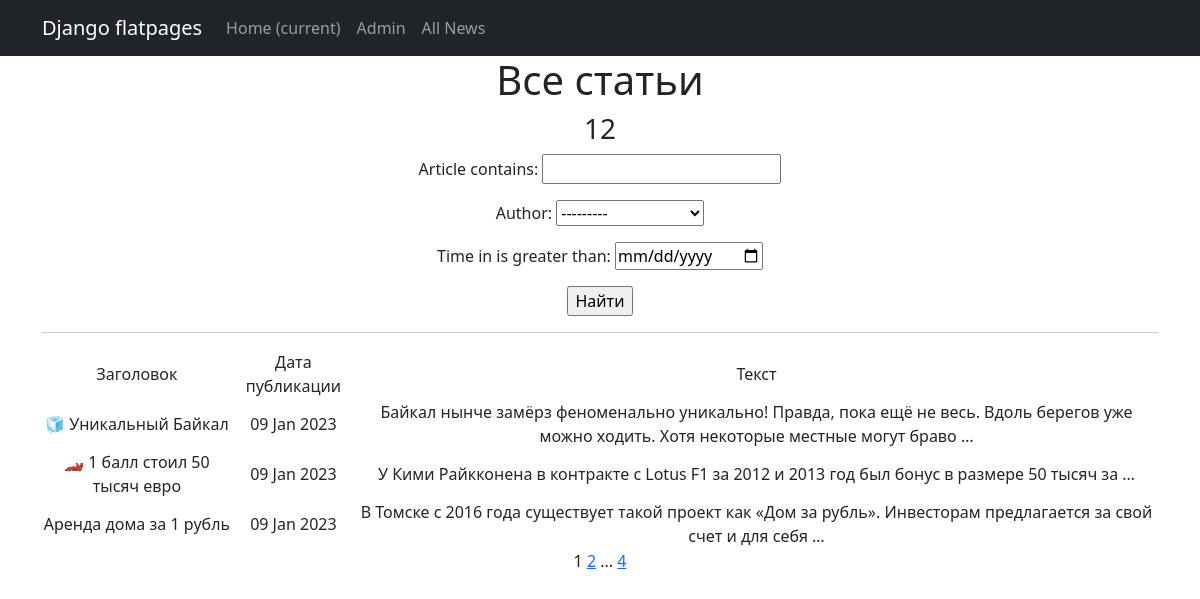
The page /news/ on the database as committed earlier.
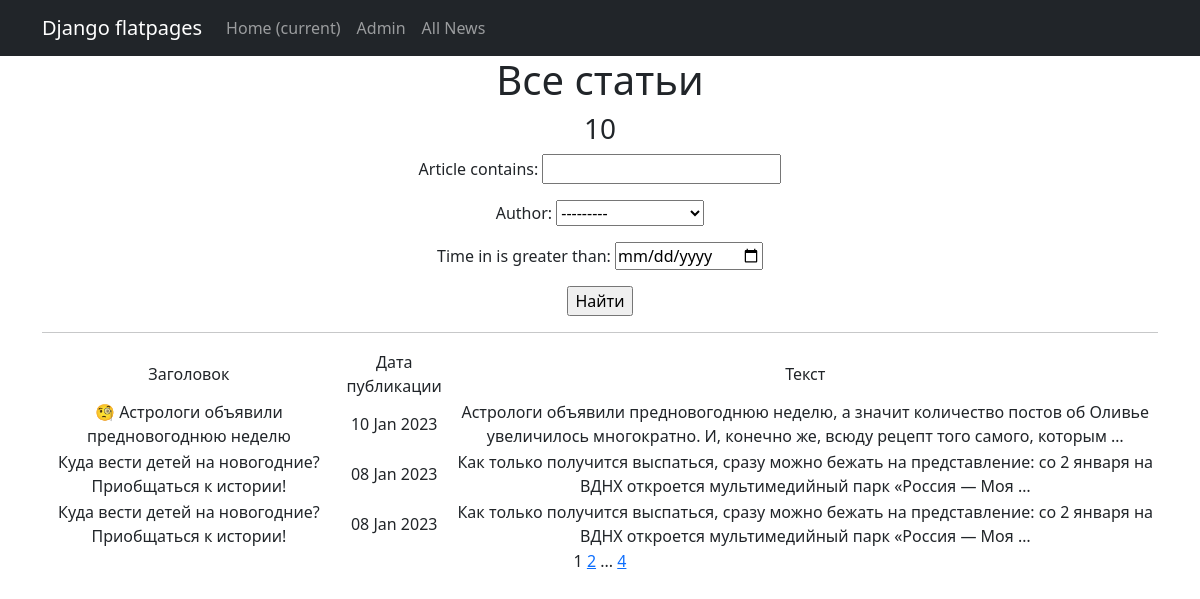
The same page on the database as committed later.
### news/models.py (models this page shows, shortened)
class Post(models.Model):
    author = models.ForeignKey(Author, on_delete=models.CASCADE) # связь «один ко многим» с моделью Author;
    position = models.CharField(max_length=255, choices=POSITION) # поле с выбором — «статья» или «новость»;
    time_in = models.DateTimeField(auto_now_add=True) # автоматически добавляемая дата и время создания;
    category = models.ManyToManyField(Category, through='PostCategory') # связь «многие ко многим» с моделью Category (с дополнительной моделью PostCategory);
    article = models.CharField(max_length=255)  # заголовок статьи/новости;
    text = models.TextField() # текст статьи/новости;
    rating = models.FloatField(default=0.0) # рейтинг статьи/новости.

### news/views.py (the view)
# urls.py: path('', PostsList.as_view(), name='news_list'),
class PostsList(ListView):
    model = Post
    ordering = '-time_in'
    template_name = 'news_list.html'
    context_object_name = 'news_list'
    paginate_by = 3  # вот так мы можем указать количество записей на странице
    def get_queryset(self):
        queryset = super().get_queryset()
        self.filterset = PostFilter(self.request.GET, queryset)
        return self.filterset.qs
    def get_context_data(self, **kwargs):
        context = super().get_context_data(**kwargs)
        context['news_count'] = Post.objects.all()
        context['filterset'] = self.filterset
        context['next_sale'] = None
        return context

### news/templatetags/custom_filters.py (called while the page is built)
@register.filter()
def censor(value):
    try:
        if not isinstance(value, str):
            raise CensorException('Error')
        v = value
        for word in WORDS:
            if word in v:
                v = v.replace(word, f'{word[:1]}{len(word[1:])*"*"}')
            if word.capitalize() in v:
                v = v.replace(word.capitalize(), f'{word[:1].capitalize()}{len(word[1:])*"*"}')
        return v
    except CensorException as e:
        print(e)

### news/templatetags/custom_tags.py (called while the page is built)
@register.simple_tag(takes_context=True)
def url_replace(context, **kwargs):
   d = context['request'].GET.copy()
   for k, v in kwargs.items():
       d[k] = v
   return d.urlencode()

### templates/news_list.html (shortened to what this page needs)
{% extends 'flatpages/default.html' %}
{% load custom_filters %}
{% load custom_tags %}
{% block content %}
   <h1>Все статьи</h1>
   <h3>{{ news_count|length }}</h3>
   <form action="" method="get">
       {{ filterset.form.as_p }}
       <input type="submit" value="Найти" />
   </form>
    <hr>
   {% if news_list %}
       <table>
           <tr>
               <td>Заголовок</td>
               <td>Дата публикации</td>
               <td>Текст</td>
           </tr>
           {% for news in news_list %}
           <tr>
               <td>{{ news.article|censor }}</td>
               <td>{{ news.time_in|date:'d M Y' }}</td>
               <td>{{ news.text|censor|truncatewords:20}}</td>
           </tr>
           {% endfor %}
       </table>
   {% else %}
       <h2>Статей нет!</h2>
   {% endif %}
   {{ page_obj.number }}
   {% if page_obj.has_next %}
       <a href="?{% url_replace page=page_obj.next_page_number %}">{{ page_obj.next_page_number }}</a>
       {% if paginator.num_pages != page_obj.next_page_number %}
           ...
       <a href="?{% url_replace page=page_obj.paginator.num_pages %}">{{ page_obj.paginator.num_pages }}</a>
       {% endif %}
   {% endif %}
{% endblock content %}

### templates/flatpages/default.html (shortened to what this page needs)
<!DOCTYPE html>
<html lang="en">
    <head>
        {% load static%}
        <link href="{% static 'css/styles.css' %}" rel="stylesheet" />
    </head>
    <body>
<nav class="navbar navbar-expand-lg navbar-dark bg-dark static-top">
   <div class="container">
       <a class="navbar-brand" href="#">Django flatpages</a>
       <div class="collapse navbar-collapse" id="navbarResponsive">
           <ul class="navbar-nav ml-auto">
               <li class="nav-item active">
                   <a class="nav-link" href="#">Home
                       <span class="sr-only">(current)</span>
                   </a>
               </li>
               <li class="nav-item">
                   <a class="nav-link" href="/admin/">Admin</a>
               </li>               <li class="nav-item">
                   <a class="nav-link" href="/news/">All News</a>
               </li>
           </ul>
       </div>
   </div>
</nav>
    <div class="container">
   <div class="row">
       <div class="col-lg-12 text-center">
           {% block content %}{% endblock content %}
       </div>
   </div>
</div>
    </body>
</html>

Rows that differ between the two databases and show on the page:
removed Post: article|censor "🧊 Уникальный Байкал", time_in "09 Jan 2023", text|censor "Байкал нынче замёрз феноменально уникально! Правда, пока ещё не весь. Вдоль берегов уже можно ходить. Хотя некоторые местные могут браво …"
removed Post: article|censor "🏎 1 балл стоил 50 тысяч евро", time_in "09 Jan 2023", text|censor "У Кими Райкконена в контракте с Lotus F1 за 2012 и 2013 год был бонус в размере 50 тысяч за …"
removed Post: article|censor "Аренда дома за 1 рубль", time_in "09 Jan 2023", text|censor "В Томске с 2016 года существует такой проект как «Дом за рубль». Инвесторам предлагается за свой счет и для себя …"
added Post: article|censor "🧐 Астрологи объявили предновогоднюю неделю", time_in "10 Jan 2023", text|censor "Астрологи объявили предновогоднюю неделю, а значит количество постов об Оливье увеличилось многократно. И, конечно же, всюду рецепт того самого, которым …"
now on this page (row unchanged): Post: article|censor "Куда вести детей на новогодние? Приобщаться к истории!", time_in "08 Jan 2023", text|censor "Как только получится выспаться, сразу можно бежать на представление: со 2 января на ВДНХ откроется мультимедийный парк «Россия — Моя …"
now on this page (row unchanged): Post: article|censor "Куда вести детей на новогодние? Приобщаться к истории!", time_in "08 Jan 2023", text|censor "Как только получится выспаться, сразу можно бежать на представление: со 2 января на ВДНХ откроется мультимедийный парк «Россия — Моя …"
Other text that changed with them:
{{ news_count|length }}: "12" → "10"
